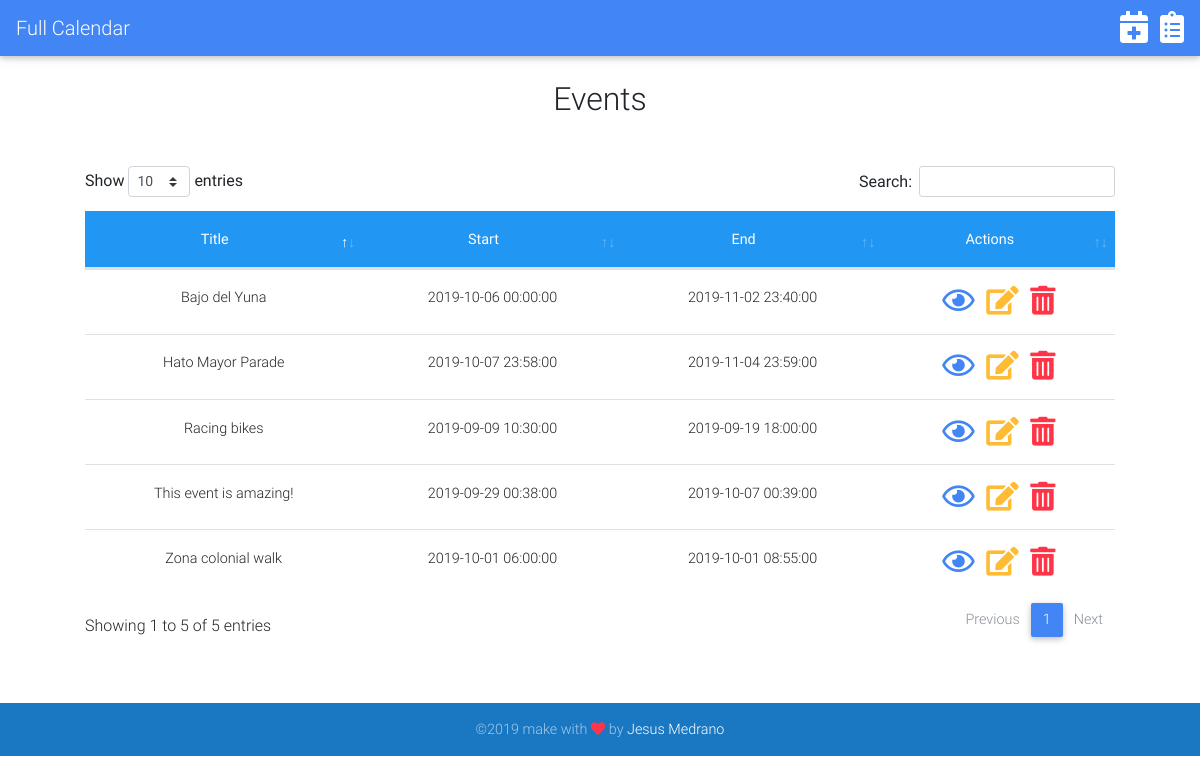
Screenshot of /index.php/main/events with the database file from the repository.
### tables this page shows
CREATE TABLE `events` (
  `id` int(11) NOT NULL,
  `title` varchar(255) NOT NULL,
  `start` datetime NOT NULL,
  `end` datetime NOT NULL,
  `description` varchar(255) NOT NULL,
  `lat` decimal(10,6) NOT NULL,
  `lng` decimal(10,6) NOT NULL
);

### application/controllers/Main.php (called while the page is built, shortened)
<?php
class Main extends CI_Controller
{
	public function events()
	{
		$rs = $this->Events_model->getEvents();
		$this->load->view('layouts/header');
		$this->load->view('_events/events', compact('rs'));
		$this->load->view('layouts/footer');
	}
}

### index.php (called while the page is built, shortened)
<?php
require_once BASEPATH.'core/CodeIgniter.php';

### application/models/Events_model.php (called while the page is built, shortened)
<?php
class Events_model extends CI_Model {
	public function getEvents(){
		$query = $this->db->get('events');
		if ($query->num_rows() > 0) {
			return $query->result();
		}
	}
}

### application/views/_events/events.php (the view, shortened to what this page needs)
<h2 class="text-center">Events</a></h2>
<div class="card-body">
	<div class="table-responsive text-wrap card-body">
		<table class="table table-hover text-center" id="dataTable">
			<thead class="blue white-text">
				<tr>
					<th scope="col">Title</th>
					<th scope="col">Start</th>
					<th scope="col">End</th>
					<th scope="col">Actions</th>
				</tr>
			</thead>
			<tbody>
				<?php
				if (is_array($rs)) {
					foreach ($rs as $event) {
						$urlShow = base_url("main/event/{$event->id}");
						$urlEdit = base_url("event/edit/{$event->id}");
						$urlDel = base_url("event/destroy/{$event->id}");
						echo "
								<tr>
									<td>{$event->title}</td>
									<td>{$event->start}</td>
									<td>{$event->end}</td>
									<td>
										<a href='{$urlShow}' class='text-primary mr-2'><i class='far fa-eye fa-2x'></i></a>
										<a href='{$urlEdit}' class='text-warning mr-2'><i class='fas fa-edit fa-2x'></i></a>
										<a onclick= \"return confirm('Are you sure you want to delete {$event->title}?')\" href='{$urlDel}' class='text-danger'><i class='fas fa-trash-alt fa-2x'></i></a>
									</td>
								</tr>
							";
					}
				}
				?>
			</tbody>
		</table>
	</div>
</div>

### application/views/layouts/header.php (shortened to what this page needs)
<!DOCTYPE html>
<html lang="en">
<head>
			<link rel="stylesheet" href="https://use.fontawesome.com/releases/v5.8.2/css/all.css">
			<link rel="stylesheet" href="<?= base_url('assets/plugins/mdbootstrap/css/bootstrap.min.css') ?>">
			<link rel="stylesheet" href="<?= base_url('assets/plugins/mdbootstrap/css/mdb.min.css') ?>">
			<link rel="stylesheet" href="<?= base_url('assets/plugins/fullcalendar/packages/core/main.css') ?>">
			<link rel="stylesheet" href="<?= base_url('assets/plugins/fullcalendar/packages/daygrid/main.css') ?>">
			<link rel="stylesheet" href="<?= base_url('assets/plugins/tempusdominus-bootstrap/tempusdominus-bootstrap-4.min.css') ?>">
			<link rel="stylesheet" href="https://unpkg.com/leaflet@1.5.1/dist/leaflet.css" />
			<link rel="stylesheet" href="<?= base_url('assets/plugins/datatables/dataTables.bootstrap4.min.css') ?>">
			<link rel="stylesheet" href="<?= base_url('assets/css/main.css') ?>">
</head>
<body>
	<nav class="navbar navbar-expand-lg navbar-dark primary-color ">
		<div class="mr-auto">
			<a class="navbar-brand" href="<?= base_url('main/index'); ?>">Full Calendar</a>
		</div>
		<div class="ml-auto">
			<a href="<?= base_url('main/create') ?>" class="mr-2 text-white" data-toggle="tooltip" title="Add a new event"><i class="fas fa-calendar-plus fa-2x"></i></a>
			<a href="<?= base_url('main/events') ?>" class="text-white" data-toggle="tooltip" title="See all events"><i class="fas fa-clipboard-list fa-2x"></i></a>
		</div>
	</nav>
	<div class="container py-4">

### application/views/layouts/footer.php (shortened to what this page needs)
</div>
	<footer class="page-footer font-small blue ">
		<div class="footer-copyright text-center py-3">©2019 make with <i class="fas fa-heart text-danger"></i>
			by <a href="#">Jesus Medrano</a>
		</div>
	</footer>
</body>
</html>

### rows the page displays
events: title "Racing bikes", start "2019-09-09 10:30:00", end "2019-09-19 18:00:00"
events: title "Hato Mayor Parade", start "2019-10-07 23:58:00", end "2019-11-04 23:59:00"
events: title "Bajo del Yuna", start "2019-10-06 00:00:00", end "2019-11-02 23:40:00"
events: title "This event is amazing!", start "2019-09-29 00:38:00", end "2019-10-07 00:39:00"
events: title "Zona colonial walk", start "2019-10-01 06:00:00", end "2019-10-01 08:55:00"
